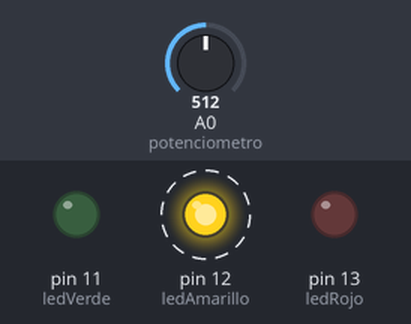
Bench run of a sketch on a simulated Arduino Uno, built with avr-gcc and run on an emulated ATmega328P. Parts: output pins drawn as LEDs (lit = HIGH). Dashed ring = blinking. Inputs (shaded band) come from the test bench; at power-on: A0 (potenciometro) = 512.

Above: at 1.2 s.
1.3 s: A0 (potenciometro) set to 900
At 1.41 s:
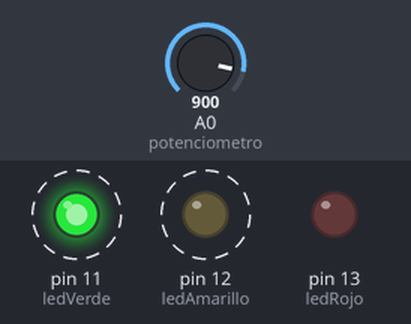
4.3 s: A0 (potenciometro) set to 1023
At 4.48 s:
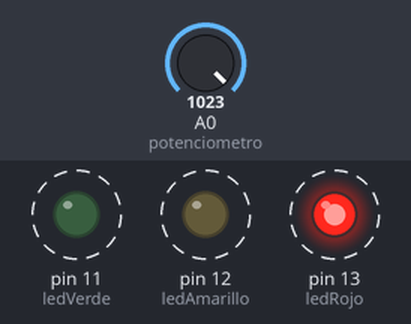
Timing chart, 0 to 13.3 s (numbered marks = the images above; inputs shaded):
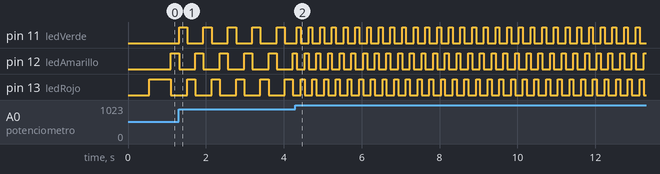

Measured:
- after the input at 1.3 s, pin 11 (ledVerde): alternates HIGH for 0.21 s and LOW for 0.42 s, starting at once
- after the input at 4.3 s, pin 11 (ledVerde), pin 12 (ledAmarillo): alternates HIGH for 0.10 s and LOW for 0.20 s, starting at once; pin 13 (ledRojo): alternates HIGH for 0.10 s and LOW for 0.20 s, starting after 0.14 s
- by itself, pin 12 (ledAmarillo), pin 13 (ledRojo): alternates HIGH for 0.21 s and LOW for 0.42 s

The sketch:

Secuencia_Led_Potenciometro.ino
```cpp
int ledRojo = 13;
int ledAmarillo = 12;
int ledVerde = 11;

int potenciometro = A0;

int paso = 0;

unsigned long tiempo = 0;

void setup()
{
  pinMode(ledRojo, OUTPUT);
  pinMode(ledAmarillo, OUTPUT);
  pinMode(ledVerde, OUTPUT);
}

void loop()
{
  int valor = analogRead(potenciometro);

  int velocidad = map(valor, 0, 1023, 1000, 100);

  if (millis() - tiempo >= velocidad)
  {
    tiempo = millis();

    digitalWrite(ledRojo, LOW);
    digitalWrite(ledAmarillo, LOW);
    digitalWrite(ledVerde, LOW);

    if (paso == 0)
      digitalWrite(ledRojo, HIGH);

    if (paso == 1)
      digitalWrite(ledAmarillo, HIGH);

    if (paso == 2)
      digitalWrite(ledVerde, HIGH);

    paso++;

    if (paso > 2)
      paso = 0;
  }
}
```
